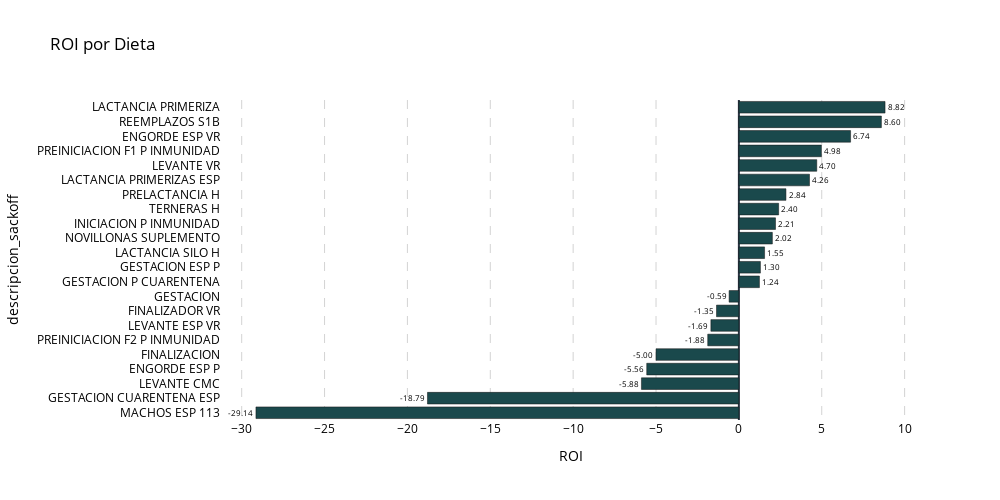

This figure's notebook cell:
### Code cell
plot_horizontal_bar_chart_plotly(
    df_roi_por_dieta,
    category_col='descripcion_sackoff',
    value_col='ROI',
    title='ROI por Dieta',
    bar_color='#1A494C', # Verde oscuro
    width=1000,
    height=500,
    save_as_image=True,
    filename=f'{ROOT_IMAGEN}/ROI_by_product.html'
)

### Figure 1 — Plotly figure (JSON) as saved in the notebook; plotly's stock layout.template omitted (floating-point values rounded to 4 significant figures)
{"data": [{"alignmentgroup": "True", "hovertemplate": "ROI=%{text}<br>descripcion_sackoff=%{y}<extra></extra>", "legendgroup": "", "marker": {"color": "#1A494C", "pattern": {"shape": ""}}, "name": "", "offsetgroup": "", "orientation": "h", "showlegend": false, "text": [-29.14, -18.79, -5.88, -5.56, -5, -1.88, -1.69, -1.35, -0.59, 1.24, 1.3, 1.55, 2.02, 2.21, 2.4, 2.84, 4.26, 4.7, 4.98, 6.74, 8.6, 8.82], "textfont": {"color": "black"}, "textposition": "outside", "texttemplate": "%{x:.2f}", "type": "bar", "x": [-29.14, -18.79, -5.88, -5.56, -5, -1.88, -1.69, -1.35, -0.59, 1.24, 1.3, 1.55, 2.02, 2.21, 2.4, 2.84, 4.26, 4.7, 4.98, 6.74, 8.6, 8.82], "xaxis": "x", "y": ["MACHOS ESP 113", "GESTACION CUARENTENA ESP", "LEVANTE CMC", "ENGORDE ESP P", "FINALIZACION", "PREINICIACION F2 P INMUNIDAD", "LEVANTE ESP VR", "FINALIZADOR VR", "GESTACION", "GESTACION P CUARENTENA", "GESTACION ESP P", "LACTANCIA SILO H", "NOVILLONAS SUPLEMENTO", "INICIACION P INMUNIDAD", "TERNERAS H", "PRELACTANCIA H", "LACTANCIA PRIMERIZAS ESP", "LEVANTE VR", "PREINICIACION F1 P INMUNIDAD", "ENGORDE ESP VR", "REEMPLAZOS S1B", "LACTANCIA PRIMERIZA"], "yaxis": "y"}], "layout": {"barmode": "relative", "height": 500, "legend": {"tracegroupgap": 0}, "paper_bgcolor": "rgba(0,0,0,0)", "plot_bgcolor": "rgba(0,0,0,0)", "title": {"font": {"color": "black"}, "text": "ROI por Dieta"}, "width": 1000, "xaxis": {"anchor": "y", "domain": [0, 1], "gridcolor": "lightgray", "griddash": "dash", "gridwidth": 1, "showline": false, "tickfont": {"color": "black"}, "title": {"font": {"color": "black"}, "text": "ROI"}}, "yaxis": {"anchor": "x", "categoryarray": ["MACHOS ESP 113", "GESTACION CUARENTENA ESP", "LEVANTE CMC", "ENGORDE ESP P", "FINALIZACION", "PREINICIACION F2 P INMUNIDAD", "LEVANTE ESP VR", "FINALIZADOR VR", "GESTACION", "GESTACION P CUARENTENA", "GESTACION ESP P", "LACTANCIA SILO H", "NOVILLONAS SUPLEMENTO", "INICIACION P INMUNIDAD", "TERNERAS H", "PRELACTANCIA H", "LACTANCIA PRIMERIZAS ESP", "LEVANTE VR", "PREINICIACION F1 P INMUNIDAD", "ENGORDE ESP VR", "REEMPLAZOS S1B", "LACTANCIA PRIMERIZA"], "categoryorder": "array", "domain": [0, 1], "showgrid": false, "showline": false, "tickfont": {"color": "black"}, "title": {"font": {"color": "black"}, "text": "descripcion_sackoff"}}}}
